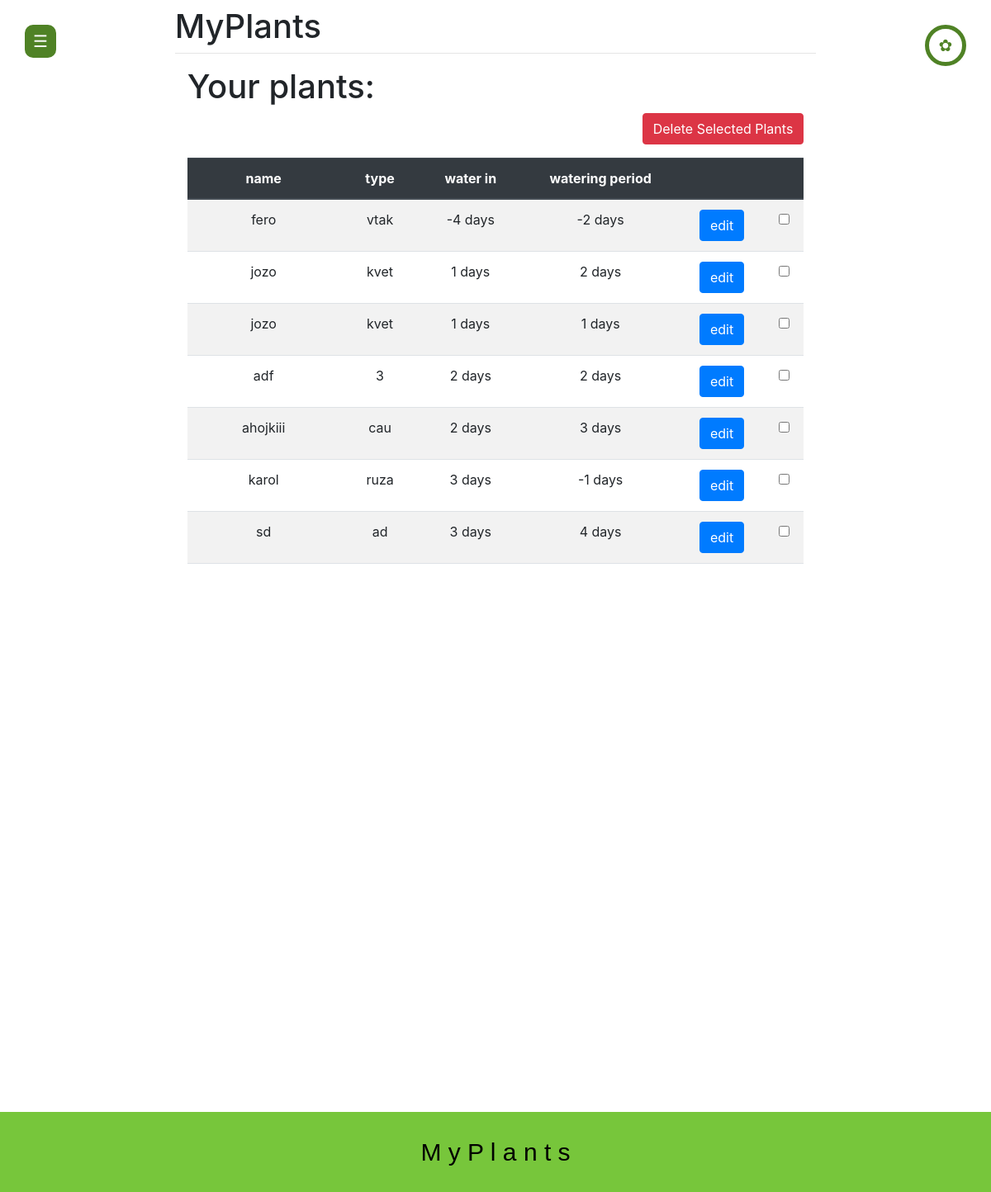
/home/ (signed in), run on an earlier commit of the app's database.
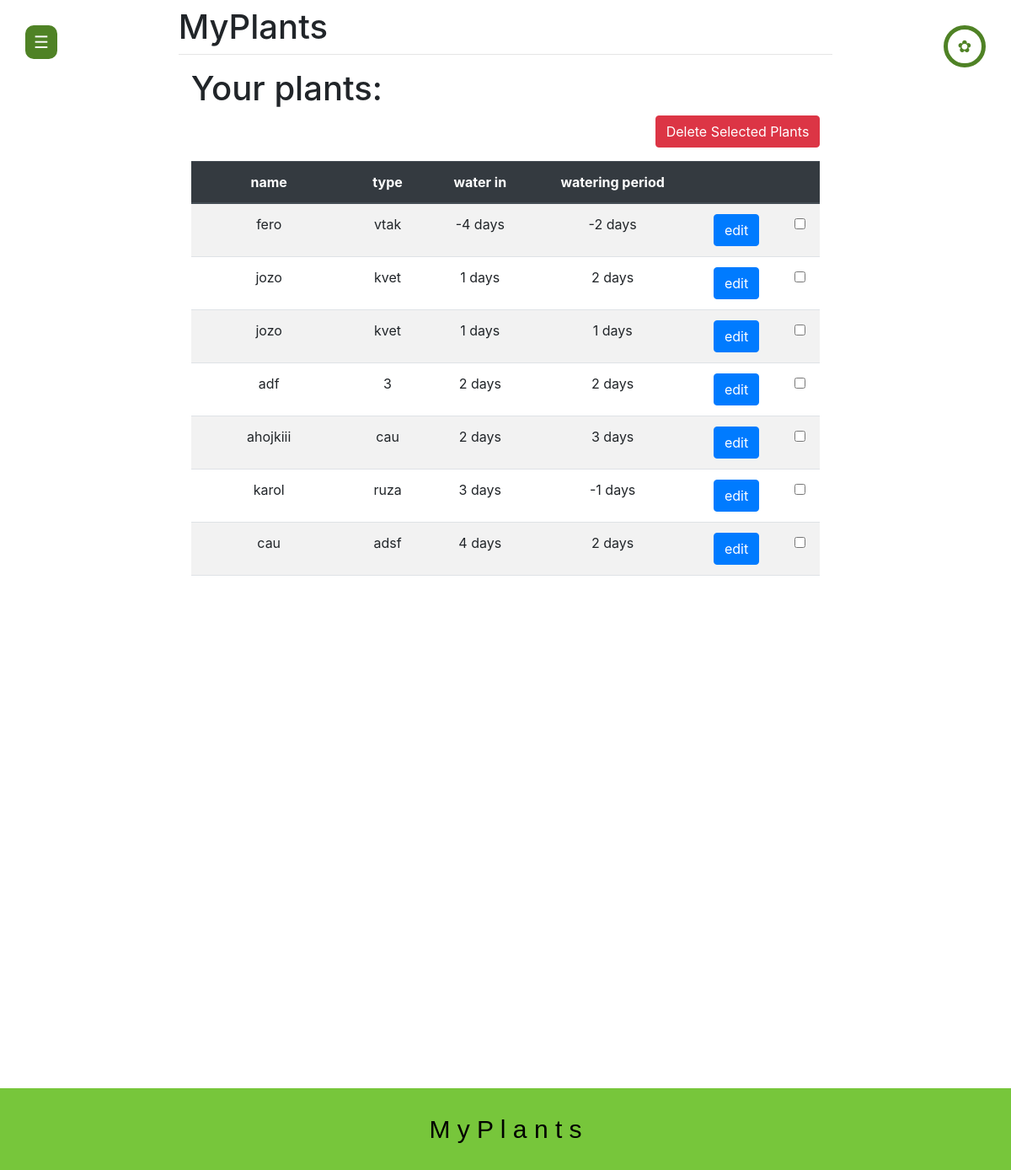
And on a later commit of the database.
### main/models.py (models this page shows, shortened)
class Plants(models.Model):
    listID = models.ForeignKey(PlantList, on_delete=models.CASCADE)
    name = models.CharField(max_length=200)
    type = models.CharField(max_length=200)
    water = models.IntegerField()
    period = models.IntegerField()

### main/views.py (the view)
# urls.py: 2. Add a URL to urlpatterns:  path('', views.home, name='home')
@login_required
def home(request):
    plants = Plants.objects.filter(listID__userID=request.user)
    return render(request, 'main/home.html', {'plants': plants})

### main/templates/main/home.html (shortened to what this page needs)
{% extends 'main/base.html' %}
{% block content %}
<form method="POST" action="{% url 'delete_plants' %}">
    <div class="container">
        <h1>Your plants:</h1>
        <div class="text-right mb-3">
            <button type="submit" class="btn btn-danger">Delete Selected Plants</button>
        </div>
        <div class="table-responsive" style="max-height: 500px; overflow-y: auto;">
            <table class="table table-striped table-hover text-center">
                <thead class="thead-dark">
                    <tr>
                        <th>name</th>
                        <th>type</th>
                        <th>water in</th>
                        <th>watering period</th>
                        <th></th>
                        <th></th>
                    </tr>
                </thead>
                <tbody>
                    {% for plant in plants|dictsort:"water" %}
                    <tr>
                        <td>{{ plant.name }}</td>
                        <td>{{ plant.type }}</td>
                        <td>{{ plant.water }} days</td>
                        <td>{{ plant.period }} days</td>
                        <td><button type="button" class="btn btn-primary edit_button" plantid="{{ plant.id }}">edit</button></td>
                        <td><input type="checkbox" name="plant_id" value="{{ plant.id }}"></td>
                    </tr>
                    {% endfor %}
                </tbody>
            </table>
        </div>
    </div>
</form>
{% endblock %}

What changed in the data, as far as the page shows it:
removed Plants: name "sd", type "ad", water "3", period "4"
now on this page (row unchanged): Plants: name "cau", type "adsf", water "4", period "2"
